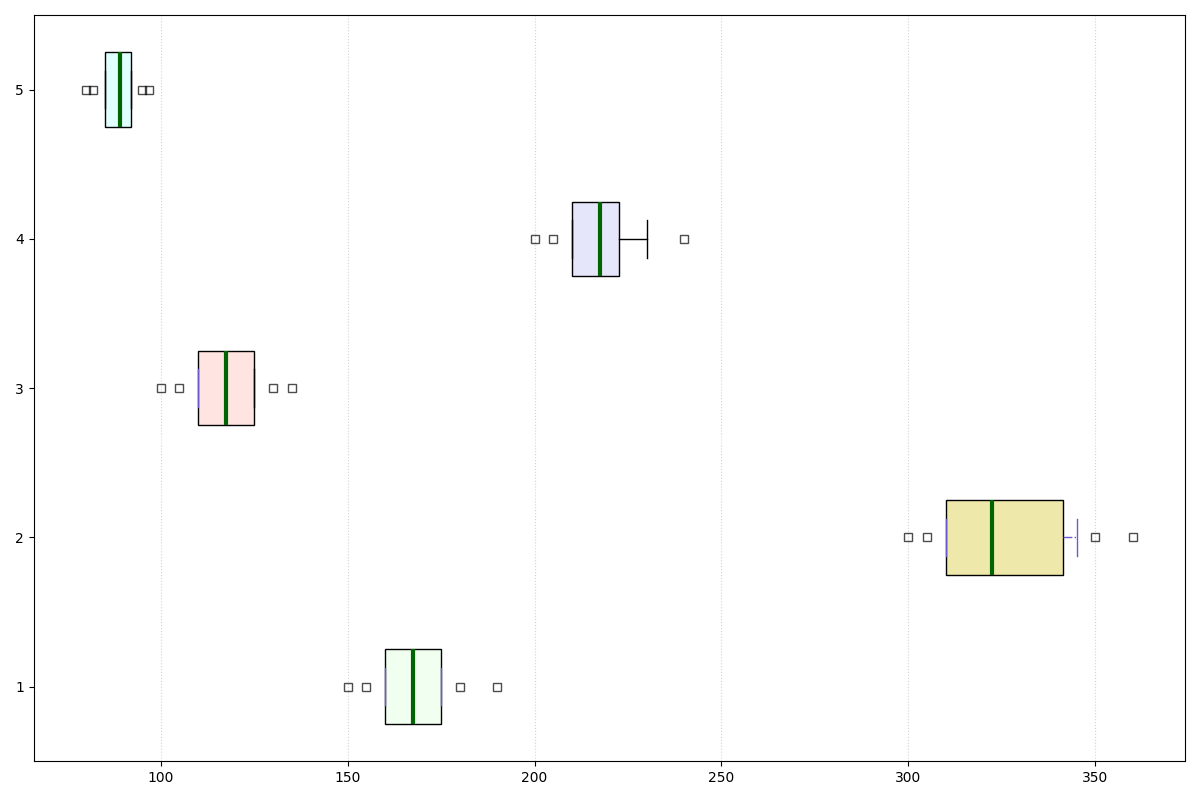

Source code (Python):
import matplotlib.pyplot as plt

small_families = [150, 160, 170, 155, 165, 180, 175, 160, 170, 165, 175, 190]
large_families = [300, 310, 320, 305, 315, 350, 345, 310, 330, 325, 340, 360]
single_adults = [100, 110, 115, 105, 120, 125, 110, 120, 115, 125, 130, 135]
student_households = [200, 210, 220, 205, 215, 230, 220, 210, 220, 215, 230, 240]
elderly_couples = [80, 85, 90, 82, 88, 95, 92, 85, 90, 88, 92, 97]

water_usage_data = [small_families, large_families, single_adults, student_households, elderly_couples]

fig, ax = plt.subplots(figsize=(12, 8))

box = ax.boxplot(water_usage_data, vert=False, patch_artist=True, notch=False, whis=[10, 90])

# Shuffled colors list
shuffled_colors = ['honeydew', 'palegoldenrod', 'mistyrose', 'lavender', 'lightcyan']
for patch, color in zip(box['boxes'], shuffled_colors):
    patch.set_facecolor(color)

for whisker, cap, median, flier in zip(box['whiskers'], box['caps'], box['medians'], box['fliers']):
    whisker.set(color='slateblue', linewidth=1, linestyle='-.')
    cap.set(color='slateblue', linewidth=1)
    median.set(color='darkgreen', linewidth=3)
    flier.set(marker='s', color='darkorange', alpha=0.7)

ax.xaxis.grid(True, linestyle=':', color='darkgrey', alpha=0.5)

plt.tight_layout()

plt.show()
